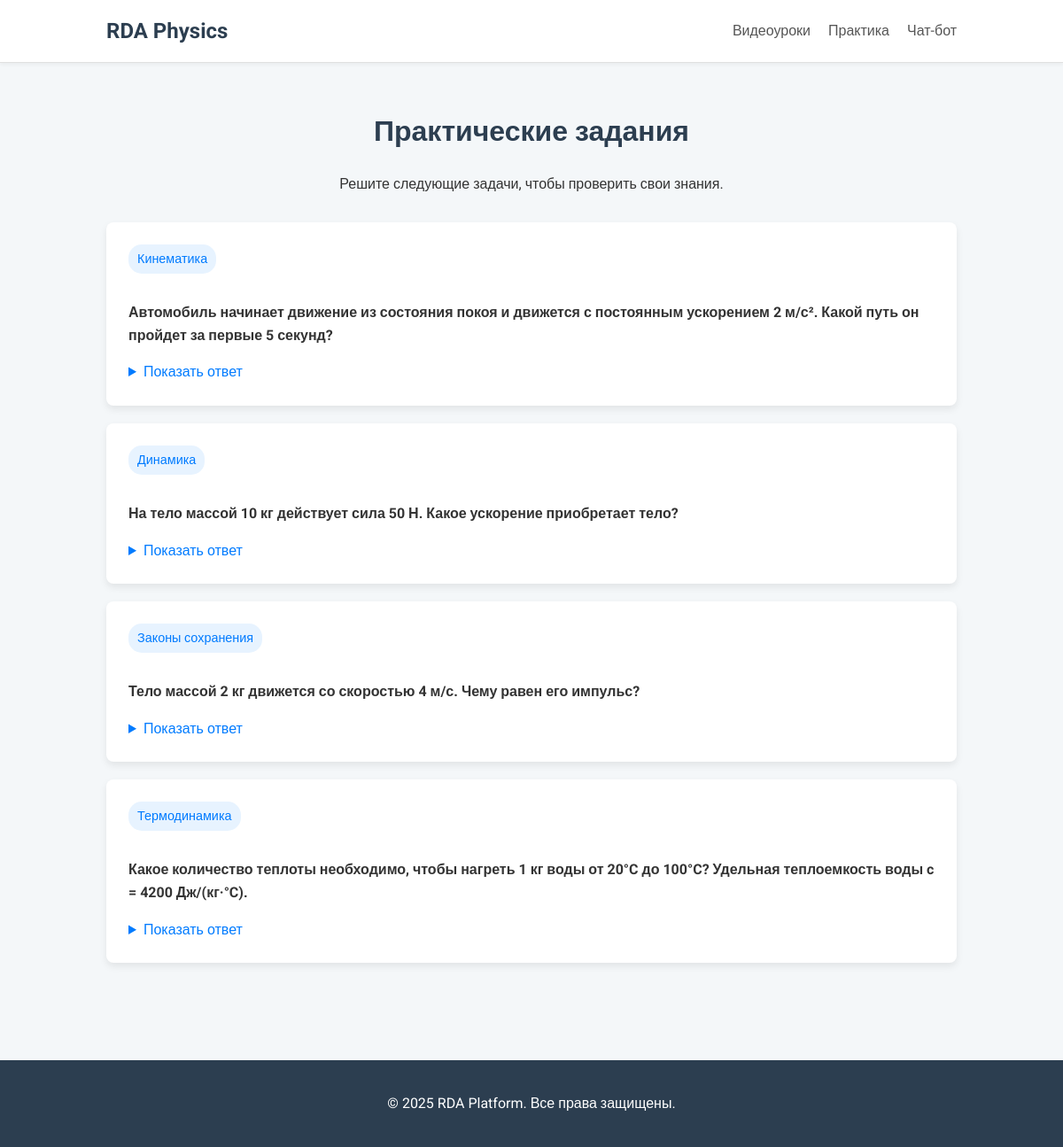
The page /tasks on the database its author committed.
### tables this page shows
CREATE TABLE tasks (
        id INTEGER PRIMARY KEY AUTOINCREMENT,
        topic TEXT NOT NULL,
        question TEXT NOT NULL,
        answer TEXT NOT NULL
    );

### app.py (the view)
@app.route('/tasks')
def tasks():
    conn = get_db_connection()
    tasks_list = conn.execute('SELECT * FROM tasks').fetchall()
    conn.close()
    return render_template('tasks.html', title='Практические задания', tasks_list=tasks_list)

### app.py (called while the page is built)
def get_db_connection():
    conn = sqlite3.connect('rda.db')
    conn.row_factory = sqlite3.Row
    return conn

### templates/tasks.html (shortened to what this page needs)
{% extends "layout.html" %}
{% block content %}
    <div class="content-block">
        <h1>Практические задания</h1>
        <p>Решите следующие задачи, чтобы проверить свои знания.</p>
    </div>
    {% for task in tasks_list %}
    <div class="task-card">
        <span class="task-topic">{{ task.topic }}</span>
        <p class="task-question">{{ task.question }}</p>
        <details>
            <summary>Показать ответ</summary>
        </details>
    </div>
    {% endfor %}
{% endblock %}

### templates/layout.html (shortened to what this page needs)
<!DOCTYPE html>
<html lang="ru">
<head>
    <link rel="stylesheet" href="{{ url_for('static', filename='css/style.css') }}">
</head>
<body>
    <nav class="navbar">
        <div class="container">
            <a href="{{ url_for('lessons') }}" class="logo">RDA Physics</a>
            <ul class="nav-links">
                <li><a href="{{ url_for('lessons') }}">Видеоуроки</a></li>
                <li><a href="{{ url_for('tasks') }}">Практика</a></li>
                <li><a href="{{ url_for('chatbot') }}">Чат-бот</a></li>
            </ul>
        </div>
    </nav>
    <main class="container">
        {% block content %}{% endblock %}
    </main>
    <footer>
        <div class="container">
            <p>&copy; 2025 RDA Platform. Все права защищены.</p>
        </div>
    </footer>
</body>
</html>

### static/css/style.css (style rules this page uses)
body { font-family: 'Roboto', sans-serif; background-color: #f4f7f9; color: #333; margin: 0; line-height: 1.6; }
.container { max-width: 960px; margin: 0 auto; padding: 0 20px; }
.navbar { background-color: #ffffff; padding: 1rem 0; border-bottom: 1px solid #e0e0e0; box-shadow: 0 2px 4px rgba(0,0,0,0.05); }
.navbar .container { display: flex; justify-content: space-between; align-items: center; }
.logo { font-size: 1.5em; font-weight: 700; color: #2c3e50; text-decoration: none; }
.nav-links { list-style: none; margin: 0; padding: 0; display: flex; }
.nav-links li { margin-left: 20px; }
.nav-links a { text-decoration: none; color: #555; font-weight: 400; transition: color 0.3s ease; }
main.container { padding-top: 30px; padding-bottom: 50px; }
.content-block { margin-bottom: 30px; text-align: center; }
h1 { color: #2c3e50; }
.lesson-card, .task-card { background-color: #ffffff; border-radius: 8px; padding: 25px; margin-bottom: 20px; box-shadow: 0 4px 8px rgba(0,0,0,0.08); }
.task-topic { display: inline-block; background-color: #e7f3ff; color: #007bff; padding: 5px 10px; border-radius: 15px; font-size: 0.9em; margin-bottom: 15px; }
.task-question { font-weight: bold; }
details > summary { cursor: pointer; font-weight: 500; color: #007bff; }
footer { text-align: center; padding: 20px 0; margin-top: 40px; background-color: #2c3e50; color: #ffffff; }

### rows shown on the page
tasks: topic "Кинематика", question "Автомобиль начинает движение из состояния покоя и движется с постоянным ускорением 2 м/с². Какой путь он пройдет за первые 5 секунд?"
tasks: topic "Динамика", question "На тело массой 10 кг действует сила 50 Н. Какое ускорение приобретает тело?"
tasks: topic "Законы сохранения", question "Тело массой 2 кг движется со скоростью 4 м/с. Чему равен его импульс?"
tasks: topic "Термодинамика", question "Какое количество теплоты необходимо, чтобы нагреть 1 кг воды от 20°C до 100°C? Удельная теплоемкость воды c = 4200 Дж/(кг·°C)."
